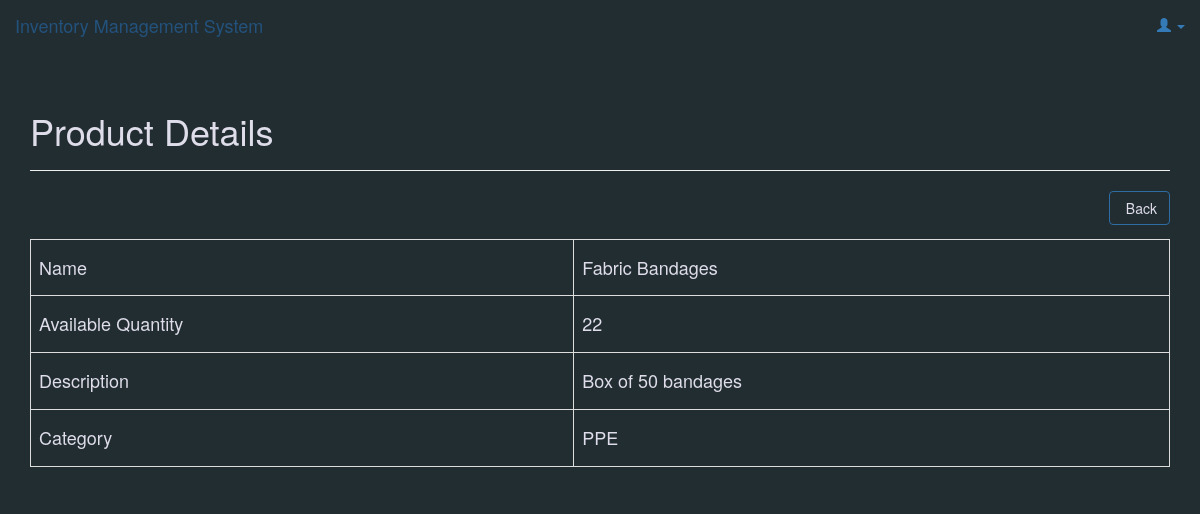
The app's page /products/read_one.php?id=12 with its own data.
### tables this page shows
CREATE TABLE `products` (
  `id` int(11) NOT NULL,
  `name` varchar(32) NOT NULL,
  `description` text NOT NULL,
  `quantity` int(11) NOT NULL,
  `category_id` int(11) NOT NULL,
  `created` datetime NOT NULL,
  `modified` timestamp NOT NULL DEFAULT current_timestamp()
);

CREATE TABLE `categories` (
  `id` int(11) NOT NULL,
  `name` varchar(256) NOT NULL,
  `created` datetime NOT NULL,
  `modified` timestamp NOT NULL DEFAULT current_timestamp()
);

### objects/product.php (called while the page is built, shortened)
<?php
class Product{
    private $conn;
    private $table_name = "products";
    public $id;
    public function __construct($db){
        $this->conn = $db;
    }
function readOne(){
    $query = "SELECT name, quantity, description, category_id
        FROM " . $this->table_name . "
        WHERE id = ?
        LIMIT 0,1";
    $stmt = $this->conn->prepare( $query );
    $stmt->bindParam(1, $this->id);
    $stmt->execute();
    $row = $stmt->fetch(PDO::FETCH_ASSOC);
    $this->name = $row['name'];
    $this->quantity = $row['quantity'];
    $this->description = $row['description'];
}
}
?>

### objects/category.php (called while the page is built, shortened)
<?php
class Category{
    private $conn;
    private $table_name = "categories";
    public $id;
    public function __construct($db){
        $this->conn = $db;
    }
function readName(){
    $query = "SELECT name FROM " . $this->table_name . " WHERE id = ? limit 0,1";
    $stmt = $this->conn->prepare( $query );
    $stmt->bindParam(1, $this->id);
    $stmt->execute();
    $row = $stmt->fetch(PDO::FETCH_ASSOC);
    $this->name = $row['name'];
}
}
?>

### products/read_one.php (the view, shortened to what this page needs)
<?php
$id = isset($_GET['id']) ? $_GET['id'] : die('ERROR: missing ID.');
include_once '../objects/product.php';
include_once '../objects/category.php';
$database = new Database();
$db = $database->getConnection();
$product = new Product($db);
$category = new Category($db);
$product->id = $id;
$product->readOne();
include_once "layout_header.php";
echo "<div class='right-button-margin'>";
    echo "<a href='index.php' class='btn btn-primary pull-right'>";
        echo "<span class='glyphicon glyphicon-'></span> Back";
    echo "</a>";
echo "</div>";
echo "<table class='table  table-responsive table-bordered'>";
    echo "<tr>";
    echo "<th><h4> Name</h4></th>";
        echo "<td><h4>{$product->name}</h4></td>";
    echo "</tr>";
    echo "<tr>";
    echo "<th><h4> Available Quantity</h4></th>";
        echo "<td><h4>{$product->quantity}</h4></td>";
    echo "</tr>";
    echo "<tr>";
    echo "<th><h4> Description</h4></th>";
        echo "<td><h4>{$product->description}</h4></td>";
    echo "</tr>";
    echo "<tr>";
    echo "<th><h4> Category</h4></th>";
        echo "<td><h4>";
            $category->id=$product->category_id;
            $category->readName();
            echo $category->name;
        echo "</h4></td>";
    echo "</tr>";
echo "</table>";
include_once "layout_footer.php";
?>

### libs/css/main.css (style rules this page uses)
body { background: #222D32; }
.right-button-margin { margin: 0 0 1em 0; overflow: hidden; }
.btn-primary { color: rgb(222, 221, 233); font-size: 14px; background-color: transparent; }
.table { color: rgb(222, 221, 233); }

### records on screen
products: name "Fabric Bandages", quantity "22", description "Box of 50 bandages"
categories: name "PPE"

### other values on screen
$page_title "Product Details"
